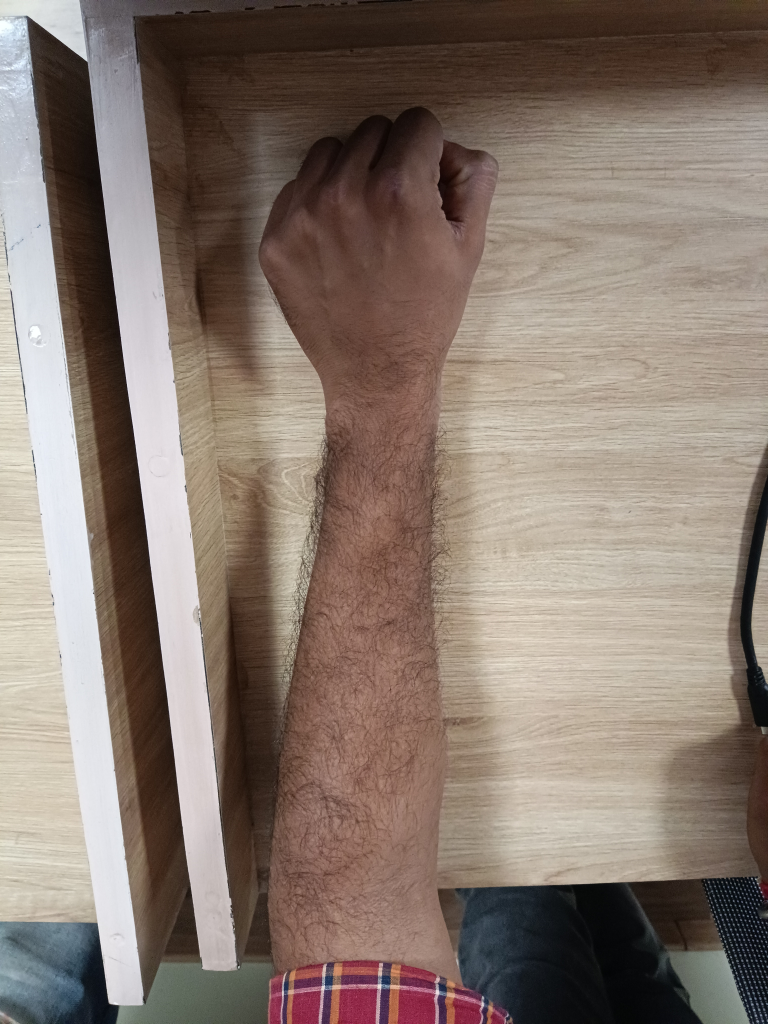
#> input picture dataset/Wrist_Dataset/1001_male/palm_close_back.jpg, 3072 x 4096 px (shown at 1/4 size)
$ python -i unified_cv.py   (imports and definitions only)
#> lines starting #> are read from the running program, lines starting #| are printed output that depends on the picture
#> further down, picture is the input picture: PIL image 3072x4096 RGB; mean R, G, B 135.1, 120, 110.2
"""Unified Computer Vision Feature Extractor for Ayurvedic Prakriti Classification.

Extracts consistent anatomical Region-of-Interest (ROI) colour, texture, and statistical
biomarkers across all 4 hand/wrist views:
  1. palm_open_front:   Central palm region (above carpal crease)
  2. palm_open_back:    Dorsal hand skin (between knuckles and wrist)
  3. palm_closed_front: Flexed wrist/palm region
  4. palm_closed_back:  Dorsal wrist/knuckle region

Extracts:
  A. 70-D Continuous Anatomical Vector:
     - 4 views x 17 features = 68 CV features (RGB, LAB, Chroma, Redness moments)
     - Age (1) + Sex_M (1) = 2 Demographic features
  B. 7 Physical Clinical Diagnostic Features (defined in clinical master dataset):
     1. Skin Color: Fair / Medium / Dark
     2. Skin Texture: Rough / Smooth / Dry / Oily
     3. Skin Hair Thickness: Thick / Thin / Med
     4. Skin Hair Color: Brown / Black / None
     5. Mole on Skin: No (0) / Yes (1)
     6. Vein Visibility: Low / Med / High
     7. Palm Color: PinkRed / PinkWhite / Brown
  C. 19-D One-Hot Clinical Vector matching palm_dataset_26 June 26.xlsx
"""

from typing import Dict, List, Optional, Tuple, Union
import numpy as np
from PIL import Image
from scipy.ndimage import laplace, sobel
from skimage.color import rgb2lab


VIEW_KEYS = [
    "palm_open_front",
    "palm_open_back",
    "palm_closed_front",
    "palm_closed_back"
]

# Anatomical patch centering parameters (cy_frac, half_size_frac)
PATCH_SPECS = {
    "palm_open_front": (0.40, 0.16),    # Upper central palm
    "palm_open_back": (0.50, 0.16),     # Dorsal hand skin centre
    "palm_closed_front": (0.45, 0.16),  # Flexed wrist/palm
    "palm_closed_back": (0.50, 0.16)    # Dorsal wrist centre
}

STAT_NAMES = [
    "R_mean", "G_mean", "B_mean",
    "R_std", "G_std", "B_std",
    "L_mean", "a_mean", "b_mean",
    "L_std", "a_std", "b_std",
    "cr_mean", "cg_mean", "cb_mean",
    "redness_rg", "redness_ab"
]

FEATURE_NAMES = [
    f"{view}_{stat}" for view in VIEW_KEYS for stat in STAT_NAMES
] + ["Age", "Sex_M"]

# 19 binary clinical column names matching the master Excel sheet
CLINICAL_19_COLS = [
    "SC_Fair", "SC_Medium", "SC_Dark",
    "ST_Rough", "ST_Smooth", "ST_Dry", "ST_Oily",
    "SH_Thick", "SH_Thin", "SH_Med",
    "SHC_Brown", "SHC_Black",
    "Mole on skin",
    "VV_Low", "VV_Med", "VV_High",
    "PC_PinkRed", "PC_PinkWhite", "PC_Brown"
]


# [63 lines left out: functions validate_image_quality, normalize_illumination, not called in this run]


def extract_view_roi_patch(
    pil_img: Image.Image,
    cy_frac: float = 0.50,
    half_frac: float = 0.16,
    max_patch_dim: int = 256
) -> np.ndarray:
    """
    Crops the anatomical patch ROI from an image and returns pixel array of shape (N, 3) in [0, 1].
    Efficiently crops using PIL before array conversion, avoiding massive full-image allocations.
    """
#> called with cy_frac = 0.5, half_frac = 0.16, max_patch_dim = 256
    w, h = pil_img.size
#> w = 3072; h = 4096
    cx = w // 2
#> cx = 1536
    cy = int(h * cy_frac)
#> cy = 2048
    hw = max(4, int(w * half_frac))
#> hw = 491
    hh = max(4, int(h * half_frac))
#> hh = 655

    y0 = max(0, cy - hh)
#> y0 = 1393
    y1 = min(h, cy + hh)
#> y1 = 2703
    x0 = max(0, cx - hw)
#> x0 = 1045
    x1 = min(w, cx + hw)
#> x1 = 2027

    # Crop on PIL image directly (fast and memory-light)
    patch_img = pil_img.crop((x0, y0, x1, y1)).convert("RGB")
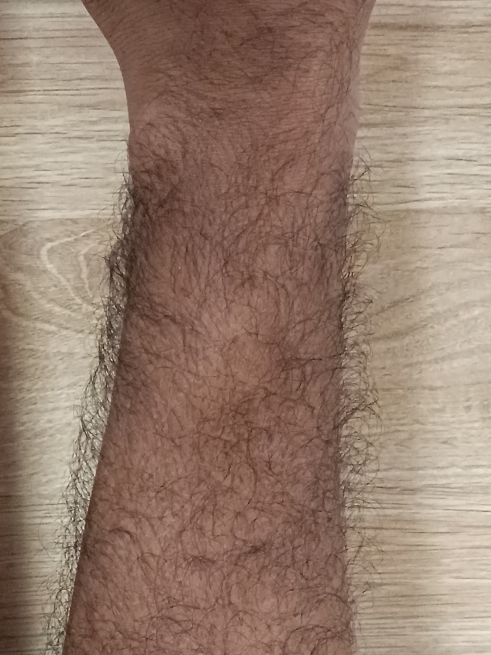
#> patch_img: PIL image 982x1310 RGB (shown at 1/2 size); mean R, G, B 149.8, 125.2, 109.4
    pw, ph = patch_img.size
#> pw = 982; ph = 1310
    if pw > max_patch_dim or ph > max_patch_dim:
        patch_img = patch_img.resize((min(pw, max_patch_dim), min(ph, max_patch_dim)), Image.BILINEAR)
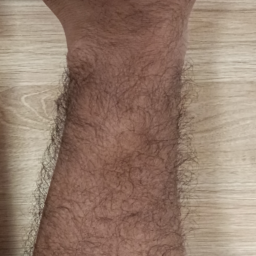
#> patch_img: PIL image 256x256 RGB; mean R, G, B 149.8, 125.2, 109.4

    im = np.asarray(patch_img).astype(float)
    patch = im.reshape(-1, 3) / 255.0
    return patch


# [467 lines left out: functions compute_patch_features, extract_view_features, extract_participant_features, extract_cv_clinical_markers, encode_clinical_features, apply_clinical_modulation, not called in this run]

>>> from PIL import Image
>>> picture = Image.open('../dataset/Wrist_Dataset/1001_male/palm_close_back.jpg')
>>> result = extract_view_roi_patch(picture)

$ run again, on dataset/Wrist_Dataset/1001_male/palm_close_front.jpg
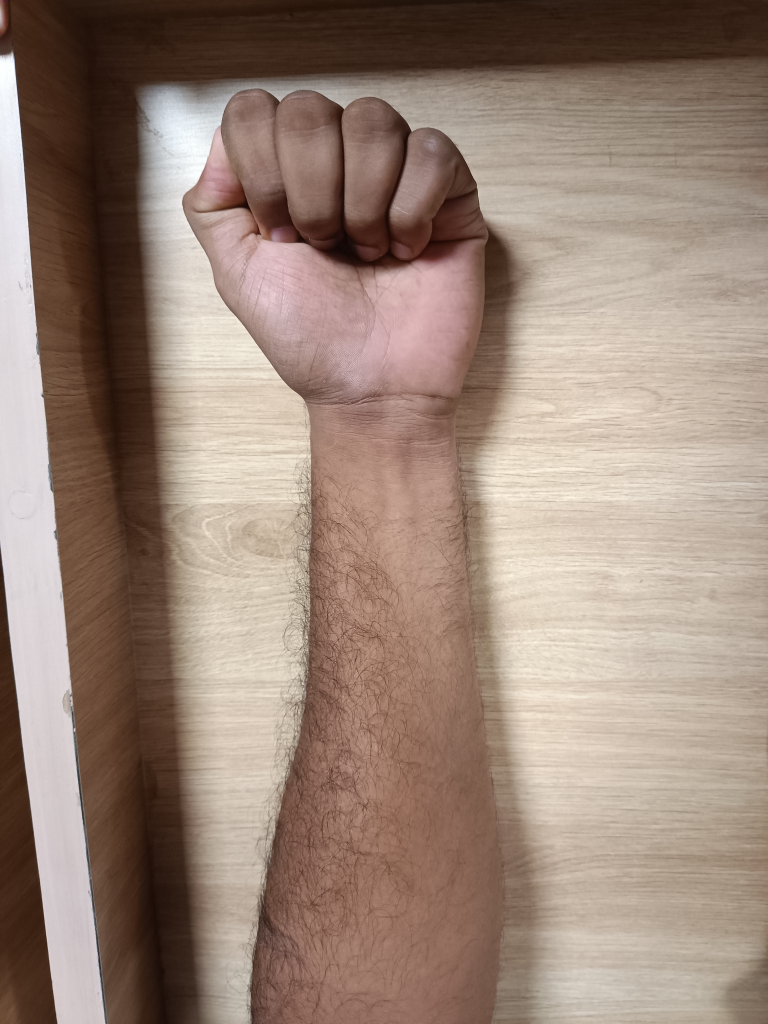
#> input picture dataset/Wrist_Dataset/1001_male/palm_close_front.jpg, 3072 x 4096 px (shown at 1/4 size)
#> picture is the input picture: PIL image 3072x4096 RGB; mean R, G, B 154.3, 133.3, 120.2
#> in extract_view_roi_patch, `patch_img = pil_img.crop((x0, y0, x1, y1)).convert("RGB")`:
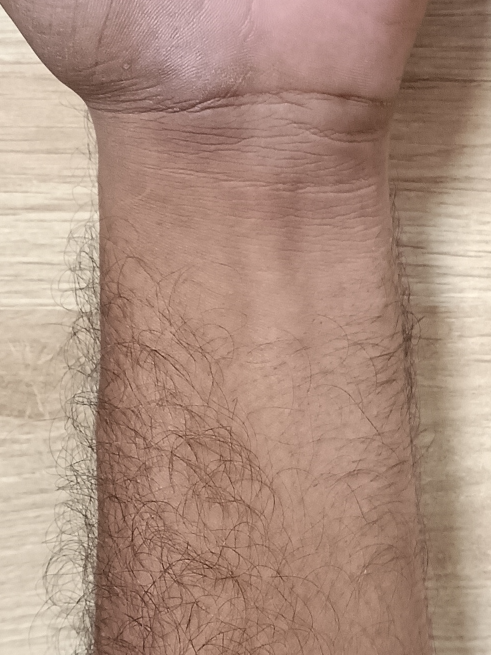
#> patch_img: PIL image 982x1310 RGB (shown at 1/2 size); mean R, G, B 172.7, 143.5, 127.7
#> in extract_view_roi_patch, `patch_img = patch_img.resize((min(pw, max_patch_dim), min(ph, max_patc..`:
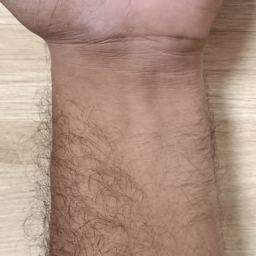
#> patch_img: PIL image 256x256 RGB; mean R, G, B 172.7, 143.4, 127.7

$ run again, on dataset/Wrist_Dataset/1001_male/palm_open_back.jpg
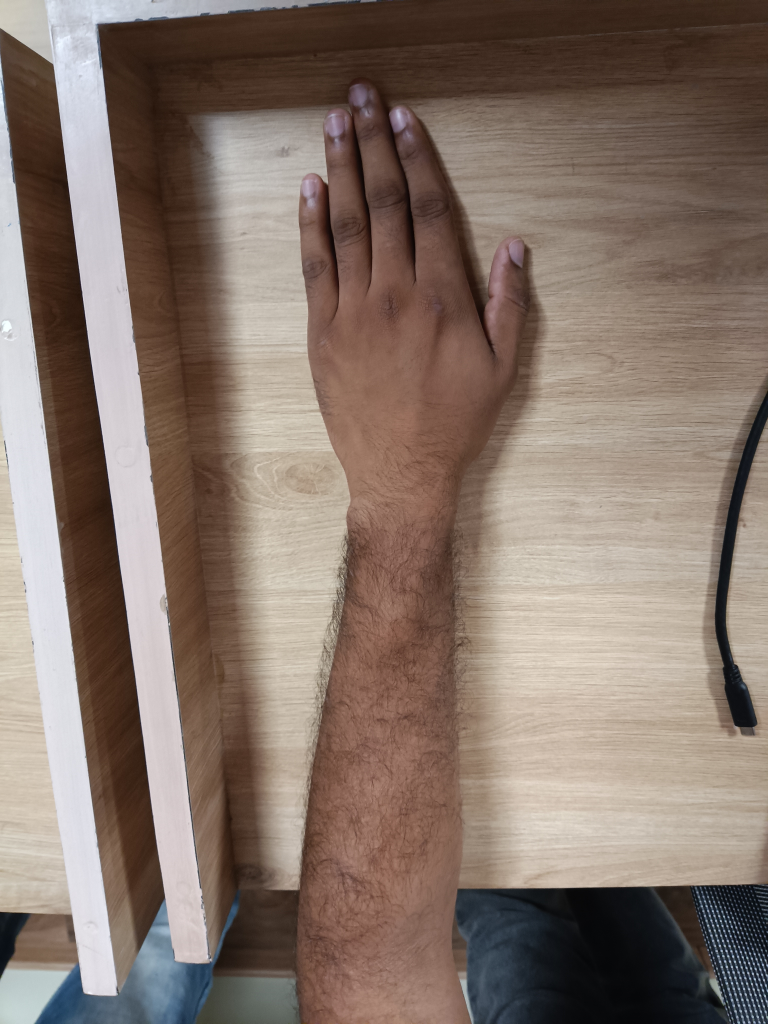
#> input picture dataset/Wrist_Dataset/1001_male/palm_open_back.jpg, 3072 x 4096 px (shown at 1/4 size)
#> picture is the input picture: PIL image 3072x4096 RGB; mean R, G, B 133.1, 116.3, 106.2
#> in extract_view_roi_patch, `patch_img = pil_img.crop((x0, y0, x1, y1)).convert("RGB")`:
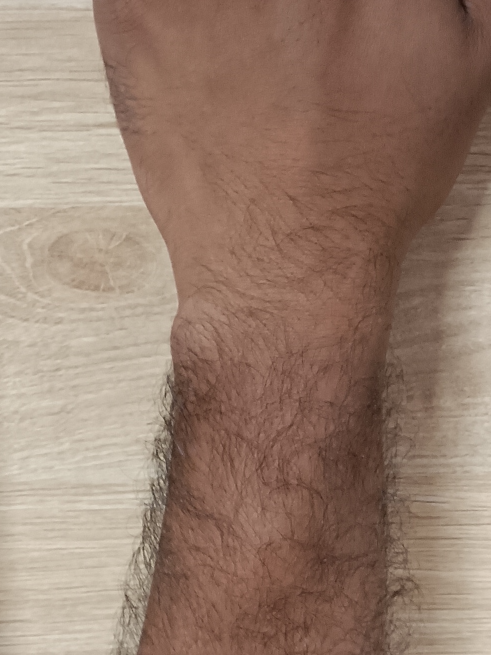
#> patch_img: PIL image 982x1310 RGB (shown at 1/2 size); mean R, G, B 151.6, 125.6, 109.8
#> in extract_view_roi_patch, `patch_img = patch_img.resize((min(pw, max_patch_dim), min(ph, max_patc..`:
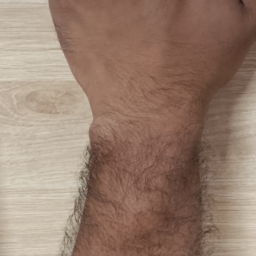
#> patch_img: PIL image 256x256 RGB; mean R, G, B 151.6, 125.6, 109.8

$ run again, on dataset/Wrist_Dataset/1001_male/palm_open_front.jpg
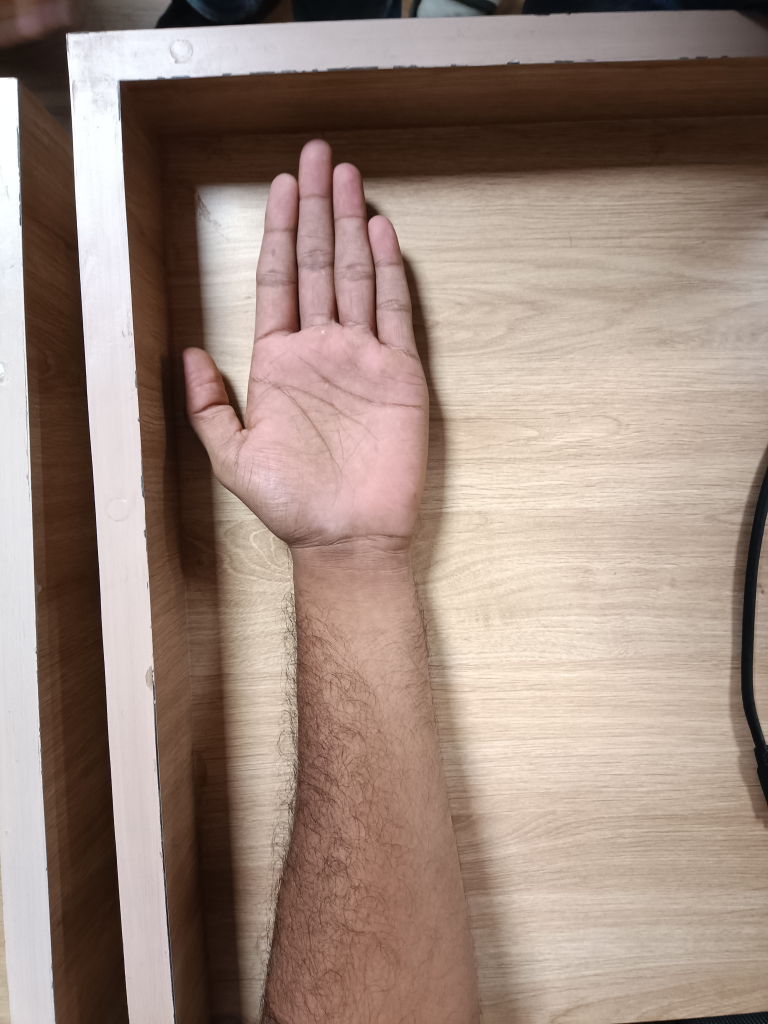
#> input picture dataset/Wrist_Dataset/1001_male/palm_open_front.jpg, 3072 x 4096 px (shown at 1/4 size)
#> picture is the input picture: PIL image 3072x4096 RGB; mean R, G, B 157.3, 136.8, 125.8
#> in extract_view_roi_patch, `patch_img = pil_img.crop((x0, y0, x1, y1)).convert("RGB")`:
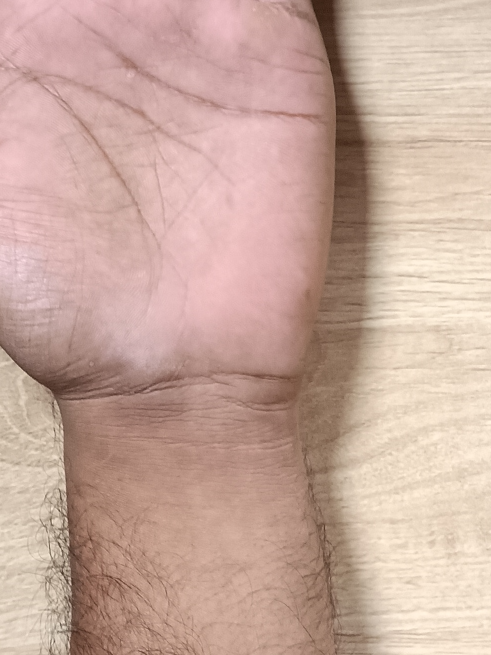
#> patch_img: PIL image 982x1310 RGB (shown at 1/2 size); mean R, G, B 200.7, 170.1, 157.8
#> in extract_view_roi_patch, `patch_img = patch_img.resize((min(pw, max_patch_dim), min(ph, max_patc..`:
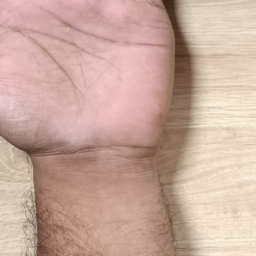
#> patch_img: PIL image 256x256 RGB; mean R, G, B 200.7, 170.1, 157.8
